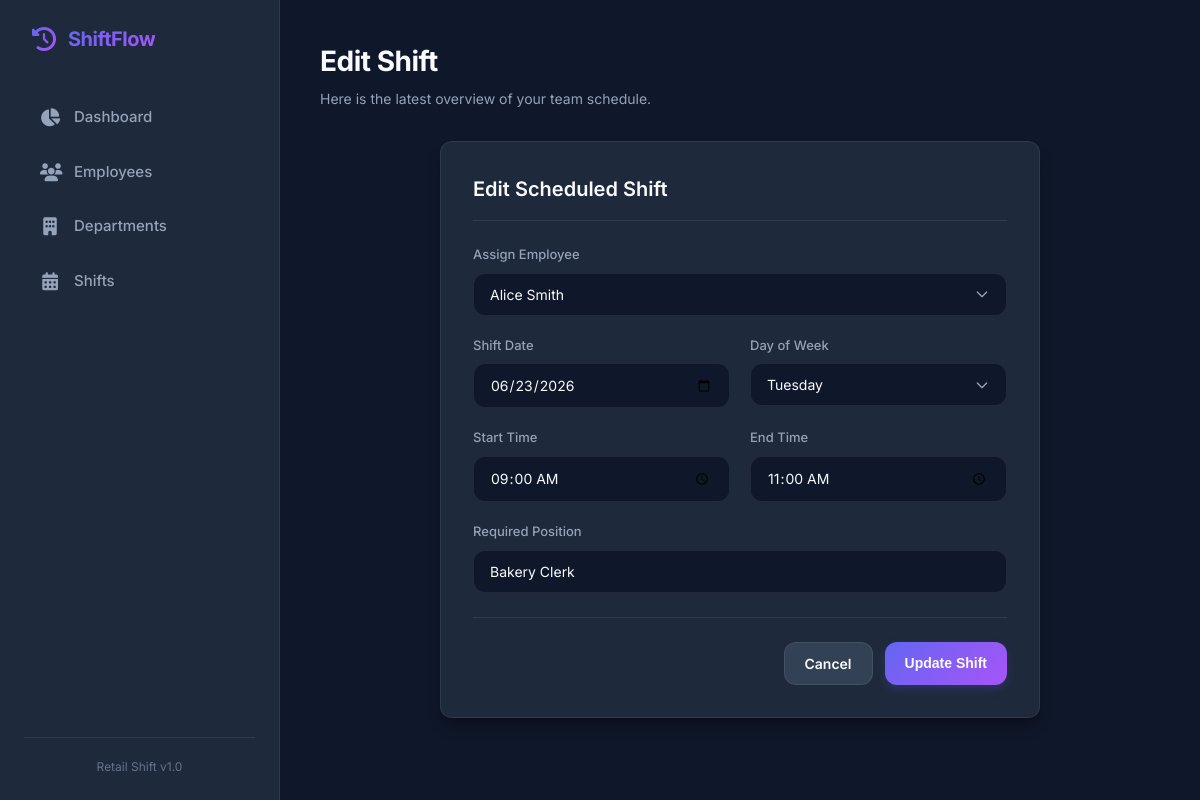
Page /edit_shift/3 on the committed database.
### tables this page shows
CREATE TABLE shifts(

        shift_id INTEGER PRIMARY KEY AUTOINCREMENT,

        employee_id INTEGER,

        shift_date TEXT,

        day_of_week TEXT,

        start_time TEXT,

        end_time TEXT,

        position_required TEXT,

        FOREIGN KEY(employee_id)
        REFERENCES employees(employee_id)

    );

CREATE TABLE employees(

        employee_id INTEGER PRIMARY KEY AUTOINCREMENT,

        first_name TEXT NOT NULL,

        last_name TEXT NOT NULL,

        phone TEXT,

        email TEXT,

        position TEXT

    , department_id INTEGER REFERENCES departments(department_id));

### app.py (the view, shortened to what this page needs)
@app.route("/edit_shift/<int:id>",
methods=["GET","POST"])
def edit_shift(id):
    conn=db()
    shift=conn.execute(
    "SELECT * FROM shifts WHERE shift_id=?",
    (id,)
    ).fetchone()
    employees=conn.execute(
    "SELECT * FROM employees"
    ).fetchall()
    return render_template(
        "edit_shift.html",
        shift=shift,
        employees=employees
    )

### app.py (called while the page is built)
def db():
    conn = sqlite3.connect(
        "retail_shift_management.db"
    )
    conn.row_factory = sqlite3.Row
    return conn

### templates/edit_shift.html (shortened to what this page needs)
{% extends "base.html" %}
{% block header_title %}Edit Shift{% endblock %}
{% block content %}
<div class="card" style="max-width: 600px; margin: 0 auto;">
    <div class="card-header">
        <h3>Edit Scheduled Shift</h3>
    </div>
    <form method="POST">
        <div class="form-grid">
            <div class="form-group form-group-full">
                <label class="form-label" for="employee_id">Assign Employee</label>
                <select class="form-control" name="employee_id" id="employee_id" required>
                    {% for e in employees %}
                    <option value="{{ e.employee_id }}" {% if e.employee_id == shift.employee_id %}selected{% endif %}>
                        {{ e.first_name }} {{ e.last_name }}
                    </option>
                    {% endfor %}
                </select>
            </div>
            <div class="form-group">
                <label class="form-label" for="shift_date">Shift Date</label>
                <input class="form-control" type="date" name="shift_date" id="shift_date" value="{{ shift.shift_date }}" required>
            </div>
            <div class="form-group">
                <label class="form-label" for="day">Day of Week</label>
                <select class="form-control" name="day" id="day" required>
                    {% for d in ['Monday', 'Tuesday', 'Wednesday', 'Thursday', 'Friday', 'Saturday', 'Sunday'] %}
                    <option value="{{ d }}" {% if d == shift.day_of_week %}selected{% endif %}>{{ d }}</option>
                    {% endfor %}
                </select>
            </div>
            <div class="form-group">
                <label class="form-label" for="start">Start Time</label>
                <input class="form-control" type="time" name="start" id="start" value="{{ shift.start_time }}" required>
            </div>
            <div class="form-group">
                <label class="form-label" for="end">End Time</label>
                <input class="form-control" type="time" name="end" id="end" value="{{ shift.end_time }}" required>
            </div>
            <div class="form-group form-group-full">
                <label class="form-label" for="position">Required Position</label>
                <input class="form-control" name="position" id="position" value="{{ shift.position_required }}" required>
            </div>
        </div>
        <div class="form-actions">
            <a href="/shifts" class="btn btn-secondary">Cancel</a>
            <button type="submit" class="btn btn-primary">Update Shift</button>
        </div>
    </form>
</div>
{% endblock %}

### static/style.css (style rules this page uses)
:root { --bg-primary: #0f172a; --bg-secondary: #1e293b; --bg-tertiary: #334155; --text-primary: #f8fafc; --text-secondary: #94a3b8; --text-muted: #64748b; --primary: #6366f1; --primary-hover: #4f46e5; --primary-gradient: linear-gradient(135deg, #6366f1 0%, #a855f7 100%); --accent: #f43f5e; --accent-hover: #e11d48; --success: #10b981; --border-color: rgba(255, 255, 255, 0.08); --card-shadow: 0 10px 15px -3px rgba(0, 0, 0, 0.3), 0 4px 6px -4px rgba(0, 0, 0, 0.3); --border-radius: 12px; --transition: all 0.25s cubic-bezier(0.4, 0, 0.2, 1); }
* { margin: 0; padding: 0; box-sizing: border-box; }
body { font-family: 'Inter', -apple-system, BlinkMacSystemFont, "Segoe UI", Roboto, sans-serif; background-color: var(--bg-primary); color: var(--text-primary); line-height: 1.5; overflow-x: hidden; }
.btn { display: inline-flex; align-items: center; justify-content: center; gap: 8px; padding: 10px 20px; font-size: 14px; font-weight: 600; border-radius: var(--border-radius); border: none; cursor: pointer; text-decoration: none; transition: var(--transition); }
.btn-primary { background: var(--primary-gradient); color: var(--text-primary); box-shadow: 0 4px 10px rgba(99, 102, 241, 0.2); }
.btn-secondary { background-color: var(--bg-tertiary); color: var(--text-primary); border: 1px solid var(--border-color); }
.card { background-color: var(--bg-secondary); border: 1px solid var(--border-color); border-radius: var(--border-radius); padding: 32px; box-shadow: var(--card-shadow); }
.card-header { margin-bottom: 24px; border-bottom: 1px solid var(--border-color); padding-bottom: 16px; }
.card-header h3 { font-size: 20px; font-weight: 600; }
.form-grid { display: grid; grid-template-columns: repeat(auto-fit, minmax(220px, 1fr)); gap: 20px; margin-bottom: 24px; }
.form-group { display: flex; flex-direction: column; gap: 8px; }
.form-group-full { grid-column: 1 / -1; }
.form-label { font-size: 13px; font-weight: 500; color: var(--text-secondary); }
.form-control { background-color: var(--bg-primary); border: 1px solid var(--border-color); color: var(--text-primary); padding: 12px 16px; border-radius: var(--border-radius); font-family: inherit; font-size: 14px; width: 100%; transition: var(--transition); }
.form-control::placeholder { color: var(--text-muted); }
select.form-control { appearance: none; background-repeat: no-repeat; background-position: right 16px center; background-size: 16px; padding-right: 40px; }
.form-actions { display: flex; justify-content: flex-end; gap: 12px; margin-top: 12px; border-top: 1px solid var(--border-color); padding-top: 24px; }

### rows in the picture
shifts: employee_id "Alice Smith", shift_date "06/23/2026", day "Tuesday", start "09:00", end "11:00", position "Bakery Clerk"
